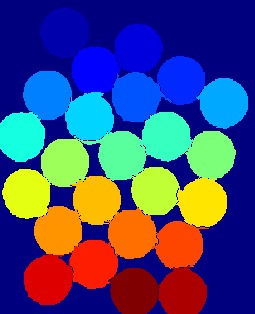
#> input picture Practicals/P3_/data/fig3.jpg, 255 x 314 px, found by its file name
$ jupyter execute CV3_Task3.jpynb.ipynb
#> lines starting #> are read from the running program, lines starting #| are printed output that depends on the picture; after the words box and inside, x2 and y2 are one past the last pixel; in counts of white or black regions, pixels touching at a corner belong together
# Import Required Libraries
Import the necessary libraries, including OpenCV, NumPy, and Matplotlib.

[cell 1]
import cv2
import numpy as np
import matplotlib.pyplot as plt

# Load and Preprocess Image
Load the image and convert it to grayscale if necessary.

[cell 2]
# Load and Preprocess Image

# Load the image from file
base_path = r'C:\Users\danis\OneDrive\Documents\Repos\CV_PE2\Practicals\P3_\data'
fig3 = cv2.imread( rf"{base_path}\fig3.jpg", cv2.IMREAD_GRAYSCALE)  # Replace with the path to Fig 1
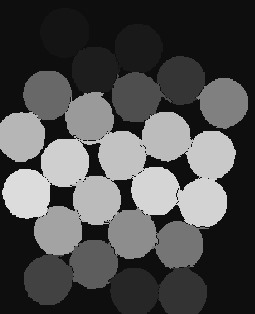
#> fig3: shape (314, 255); min 1, max 233, mean 78.1

# Check if the image was loaded successfully
if fig3 is None:
    raise ValueError("Image not found or unable to load.")

# Display the original grayscale image
plt.imshow(fig3, cmap='gray')
plt.title('Original Grayscale Image')
plt.axis('off')
plt.show()

# Applying Binary Thresholding

[cell 3]
# Apply binary threshold
ret, binary_thresh = cv2.threshold(fig3, 18, 255, cv2.THRESH_BINARY)
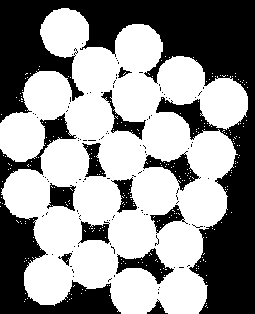
#> binary_thresh: shape (314, 255); 56.9% white; 114 black regions (101 under 20 px), largest, box (x1, y1, x2, y2) and area: (0, 0, 255, 314) 23692, (0, 113, 121, 314) 6105, (116, 248, 174, 284) 783

# Display the binary threshold image
plt.imshow(binary_thresh, cmap='gray')
plt.title('Binary Threshold Image')
plt.axis('off')
plt.show()

# Expanding Since the Borders are Close by

[cell 4]
# Expand the borders of the image by 10 pixels on each side and fill with 0s
expanded_image = cv2.copyMakeBorder(binary_thresh, 10, 10, 10, 10, cv2.BORDER_CONSTANT, value=0)
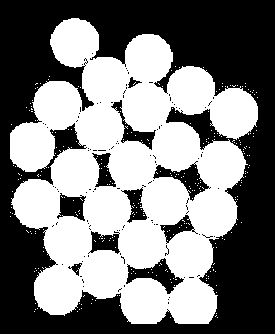
#> expanded_image: shape (334, 275); 49.6% white; 283 white regions (282 under 20 px), largest, box (x1, y1, x2, y2) and area: (10, 18, 258, 324) 45255

# Display the expanded image
plt.imshow(expanded_image, cmap='gray')
plt.title('Expanded Image with Borders')
plt.axis('off')
plt.show()

# Eroding

[cell 5]
# Define the kernel for erosion
kernel = np.ones((11, 11), np.uint8)

# Apply erosion
eroded = cv2.erode(expanded_image, kernel, iterations=1)
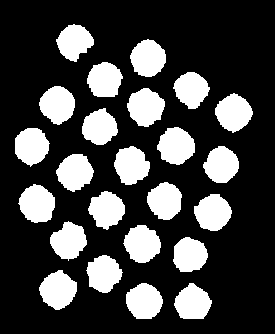
#> eroded: shape (334, 275); 26.1% white; 24 white regions

# Display the eroded image
plt.imshow(eroded, cmap='gray')
plt.title('Eroded Image')
plt.axis('off')
plt.show()

[cell 6]
# Find contours in the eroded image
contours, _ = cv2.findContours(eroded, cv2.RETR_EXTERNAL, cv2.CHAIN_APPROX_SIMPLE)
#> contours = 24 contours; largest, box (x1, y1, x2, y2) and area: (18, 184, 55, 223) 1000, (157, 127, 195, 165) 996, (127, 88, 165, 127) 996, (39, 270, 77, 310) 993, (123, 225, 161, 263) 980

# Count the number of contours
ball_count = len(contours)
#> ball_count = 24

print(f"Number of balls: {ball_count}")
#| Number of balls: 24
